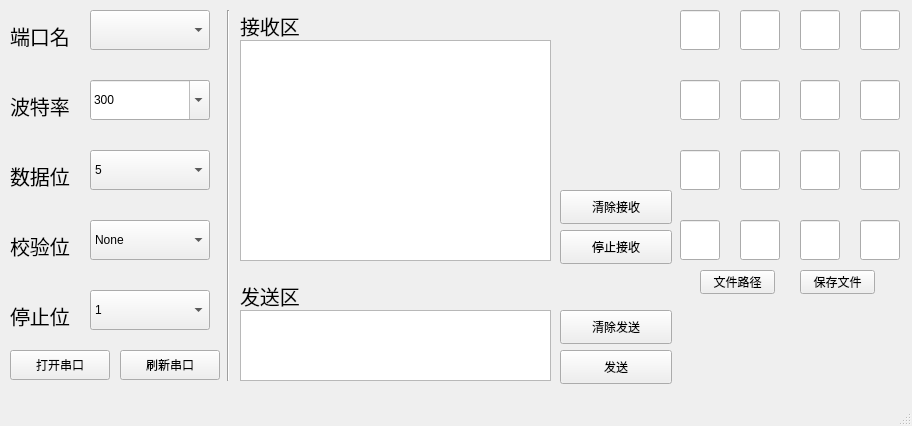
<?xml version="1.0" encoding="UTF-8"?>
<ui version="4.0">
 <class>MainWindow</class>
 <widget class="QMainWindow" name="MainWindow">
  <property name="geometry">
   <rect>
    <x>0</x>
    <y>0</y>
    <width>912</width>
    <height>426</height>
   </rect>
  </property>
  <property name="windowTitle">
   <string>MainWindow</string>
  </property>
  <widget class="QWidget" name="centralwidget">
   <widget class="QPushButton" name="key_Refresh_COM">
    <property name="geometry">
     <rect>
      <x>120</x>
      <y>350</y>
      <width>100</width>
      <height>30</height>
     </rect>
    </property>
    <property name="text">
     <string>刷新串口</string>
    </property>
   </widget>
   <widget class="QPushButton" name="btn_serialport_onoff">
    <property name="geometry">
     <rect>
      <x>10</x>
      <y>350</y>
      <width>100</width>
      <height>30</height>
     </rect>
    </property>
    <property name="text">
     <string>打开串口</string>
    </property>
   </widget>
   <widget class="QTextBrowser" name="text_tx">
    <property name="geometry">
     <rect>
      <x>240</x>
      <y>310</y>
      <width>311</width>
      <height>71</height>
     </rect>
    </property>
   </widget>
   <widget class="QTextEdit" name="text_rx">
    <property name="geometry">
     <rect>
      <x>240</x>
      <y>40</y>
      <width>311</width>
      <height>221</height>
     </rect>
    </property>
   </widget>
   <widget class="QComboBox" name="set_com">
    <property name="geometry">
     <rect>
      <x>90</x>
      <y>10</y>
      <width>120</width>
      <height>40</height>
     </rect>
    </property>
   </widget>
   <widget class="QComboBox" name="set_baudrate">
    <property name="geometry">
     <rect>
      <x>90</x>
      <y>80</y>
      <width>120</width>
      <height>40</height>
     </rect>
    </property>
    <property name="styleSheet">
     <string notr="true">
font: 9pt &quot;微软雅黑&quot;;</string>
    </property>
    <property name="editable">
     <bool>true</bool>
    </property>
    <property name="currentText">
     <string>115200</string>
    </property>
    <item>
     <property name="text">
      <string>300</string>
     </property>
    </item>
    <item>
     <property name="text">
      <string>600</string>
     </property>
    </item>
    <item>
     <property name="text">
      <string>1200</string>
     </property>
    </item>
    <item>
     <property name="text">
      <string>2400</string>
     </property>
    </item>
    <item>
     <property name="text">
      <string>4800</string>
     </property>
    </item>
    <item>
     <property name="text">
      <string>9600</string>
     </property>
    </item>
    <item>
     <property name="text">
      <string>14400</string>
     </property>
    </item>
    <item>
     <property name="text">
      <string>19200</string>
     </property>
    </item>
    <item>
     <property name="text">
      <string>38400</string>
     </property>
    </item>
    <item>
     <property name="text">
      <string>56000</string>
     </property>
    </item>
    <item>
     <property name="text">
      <string>115200</string>
     </property>
    </item>
    <item>
     <property name="text">
      <string>128000</string>
     </property>
    </item>
    <item>
     <property name="text">
      <string>256000</string>
     </property>
    </item>
    <item>
     <property name="text">
      <string>460800</string>
     </property>
    </item>
    <item>
     <property name="text">
      <string>512000</string>
     </property>
    </item>
    <item>
     <property name="text">
      <string>921600</string>
     </property>
    </item>
    <item>
     <property name="text">
      <string>1500000</string>
     </property>
    </item>
   </widget>
   <widget class="QPushButton" name="btn_enter_tx">
    <property name="geometry">
     <rect>
      <x>560</x>
      <y>350</y>
      <width>112</width>
      <height>34</height>
     </rect>
    </property>
    <property name="text">
     <string>发送</string>
    </property>
   </widget>
   <widget class="QPushButton" name="btn_clear_tx">
    <property name="geometry">
     <rect>
      <x>560</x>
      <y>310</y>
      <width>112</width>
      <height>34</height>
     </rect>
    </property>
    <property name="text">
     <string>清除发送</string>
    </property>
   </widget>
   <widget class="QPushButton" name="btn_clear_rx">
    <property name="geometry">
     <rect>
      <x>560</x>
      <y>190</y>
      <width>112</width>
      <height>34</height>
     </rect>
    </property>
    <property name="text">
     <string>清除接收</string>
    </property>
   </widget>
   <widget class="QLineEdit" name="data_0_0">
    <property name="geometry">
     <rect>
      <x>680</x>
      <y>10</y>
      <width>40</width>
      <height>40</height>
     </rect>
    </property>
   </widget>
   <widget class="QLineEdit" name="data_0_1">
    <property name="geometry">
     <rect>
      <x>740</x>
      <y>10</y>
      <width>40</width>
      <height>40</height>
     </rect>
    </property>
   </widget>
   <widget class="QLineEdit" name="data_0_3">
    <property name="geometry">
     <rect>
      <x>860</x>
      <y>10</y>
      <width>40</width>
      <height>40</height>
     </rect>
    </property>
   </widget>
   <widget class="QLineEdit" name="data_0_2">
    <property name="geometry">
     <rect>
      <x>800</x>
      <y>10</y>
      <width>40</width>
      <height>40</height>
     </rect>
    </property>
   </widget>
   <widget class="QLineEdit" name="data_1_2">
    <property name="geometry">
     <rect>
      <x>800</x>
      <y>80</y>
      <width>40</width>
      <height>40</height>
     </rect>
    </property>
   </widget>
   <widget class="QLineEdit" name="data_1_3">
    <property name="geometry">
     <rect>
      <x>860</x>
      <y>80</y>
      <width>40</width>
      <height>40</height>
     </rect>
    </property>
   </widget>
   <widget class="QLineEdit" name="data_1_1">
    <property name="geometry">
     <rect>
      <x>740</x>
      <y>80</y>
      <width>40</width>
      <height>40</height>
     </rect>
    </property>
   </widget>
   <widget class="QLineEdit" name="data_1_0">
    <property name="geometry">
     <rect>
      <x>680</x>
      <y>80</y>
      <width>40</width>
      <height>40</height>
     </rect>
    </property>
   </widget>
   <widget class="QLineEdit" name="data_2_2">
    <property name="geometry">
     <rect>
      <x>800</x>
      <y>150</y>
      <width>40</width>
      <height>40</height>
     </rect>
    </property>
   </widget>
   <widget class="QLineEdit" name="data_2_3">
    <property name="geometry">
     <rect>
      <x>860</x>
      <y>150</y>
      <width>40</width>
      <height>40</height>
     </rect>
    </property>
   </widget>
   <widget class="QLineEdit" name="data_2_1">
    <property name="geometry">
     <rect>
      <x>740</x>
      <y>150</y>
      <width>40</width>
      <height>40</height>
     </rect>
    </property>
   </widget>
   <widget class="QLineEdit" name="data_2_0">
    <property name="geometry">
     <rect>
      <x>680</x>
      <y>150</y>
      <width>40</width>
      <height>40</height>
     </rect>
    </property>
   </widget>
   <widget class="QLineEdit" name="data_3_2">
    <property name="geometry">
     <rect>
      <x>800</x>
      <y>220</y>
      <width>40</width>
      <height>40</height>
     </rect>
    </property>
   </widget>
   <widget class="QLineEdit" name="data_3_3">
    <property name="geometry">
     <rect>
      <x>860</x>
      <y>220</y>
      <width>40</width>
      <height>40</height>
     </rect>
    </property>
   </widget>
   <widget class="QLineEdit" name="data_3_1">
    <property name="geometry">
     <rect>
      <x>740</x>
      <y>220</y>
      <width>40</width>
      <height>40</height>
     </rect>
    </property>
   </widget>
   <widget class="QLineEdit" name="data_3_0">
    <property name="geometry">
     <rect>
      <x>680</x>
      <y>220</y>
      <width>40</width>
      <height>40</height>
     </rect>
    </property>
   </widget>
   <widget class="QLabel" name="label_2">
    <property name="geometry">
     <rect>
      <x>10</x>
      <y>10</y>
      <width>61</width>
      <height>51</height>
     </rect>
    </property>
    <property name="font">
     <font>
      <family>华文行楷</family>
      <pointsize>15</pointsize>
     </font>
    </property>
    <property name="text">
     <string>端口名</string>
    </property>
   </widget>
   <widget class="QLabel" name="label_3">
    <property name="geometry">
     <rect>
      <x>10</x>
      <y>80</y>
      <width>61</width>
      <height>51</height>
     </rect>
    </property>
    <property name="font">
     <font>
      <family>华文行楷</family>
      <pointsize>15</pointsize>
     </font>
    </property>
    <property name="text">
     <string>波特率</string>
    </property>
   </widget>
   <widget class="QLabel" name="label_4">
    <property name="geometry">
     <rect>
      <x>10</x>
      <y>150</y>
      <width>61</width>
      <height>51</height>
     </rect>
    </property>
    <property name="font">
     <font>
      <family>华文行楷</family>
      <pointsize>15</pointsize>
     </font>
    </property>
    <property name="text">
     <string>数据位</string>
    </property>
   </widget>
   <widget class="QLabel" name="label_5">
    <property name="geometry">
     <rect>
      <x>10</x>
      <y>220</y>
      <width>61</width>
      <height>51</height>
     </rect>
    </property>
    <property name="font">
     <font>
      <family>华文行楷</family>
      <pointsize>15</pointsize>
     </font>
    </property>
    <property name="text">
     <string>校验位</string>
    </property>
   </widget>
   <widget class="QLabel" name="label_6">
    <property name="geometry">
     <rect>
      <x>10</x>
      <y>290</y>
      <width>61</width>
      <height>51</height>
     </rect>
    </property>
    <property name="font">
     <font>
      <family>华文行楷</family>
      <pointsize>15</pointsize>
     </font>
    </property>
    <property name="text">
     <string>停止位</string>
    </property>
   </widget>
   <widget class="QComboBox" name="set_databits">
    <property name="geometry">
     <rect>
      <x>90</x>
      <y>150</y>
      <width>120</width>
      <height>40</height>
     </rect>
    </property>
    <property name="currentText">
     <string>8</string>
    </property>
    <item>
     <property name="text">
      <string>5</string>
     </property>
    </item>
    <item>
     <property name="text">
      <string>6</string>
     </property>
    </item>
    <item>
     <property name="text">
      <string>7</string>
     </property>
    </item>
    <item>
     <property name="text">
      <string>8</string>
     </property>
    </item>
   </widget>
   <widget class="QComboBox" name="set_parity">
    <property name="geometry">
     <rect>
      <x>90</x>
      <y>220</y>
      <width>120</width>
      <height>40</height>
     </rect>
    </property>
    <item>
     <property name="text">
      <string>None</string>
     </property>
    </item>
    <item>
     <property name="text">
      <string>Even</string>
     </property>
    </item>
    <item>
     <property name="text">
      <string>Mark</string>
     </property>
    </item>
    <item>
     <property name="text">
      <string>Odd</string>
     </property>
    </item>
   </widget>
   <widget class="QComboBox" name="set_stopbits">
    <property name="geometry">
     <rect>
      <x>90</x>
      <y>290</y>
      <width>120</width>
      <height>40</height>
     </rect>
    </property>
    <item>
     <property name="text">
      <string>1</string>
     </property>
    </item>
    <item>
     <property name="text">
      <string>1.5</string>
     </property>
    </item>
    <item>
     <property name="text">
      <string>2</string>
     </property>
    </item>
   </widget>
   <widget class="QLabel" name="label_7">
    <property name="geometry">
     <rect>
      <x>240</x>
      <y>0</y>
      <width>61</width>
      <height>51</height>
     </rect>
    </property>
    <property name="font">
     <font>
      <family>华文行楷</family>
      <pointsize>15</pointsize>
     </font>
    </property>
    <property name="text">
     <string>接收区</string>
    </property>
   </widget>
   <widget class="Line" name="line">
    <property name="geometry">
     <rect>
      <x>220</x>
      <y>10</y>
      <width>16</width>
      <height>371</height>
     </rect>
    </property>
    <property name="orientation">
     <enum>Qt::Vertical</enum>
    </property>
   </widget>
   <widget class="QPushButton" name="btn_stop_rx">
    <property name="geometry">
     <rect>
      <x>560</x>
      <y>230</y>
      <width>112</width>
      <height>34</height>
     </rect>
    </property>
    <property name="text">
     <string>停止接收</string>
    </property>
   </widget>
   <widget class="QPushButton" name="btn_set_save_path">
    <property name="geometry">
     <rect>
      <x>700</x>
      <y>270</y>
      <width>75</width>
      <height>24</height>
     </rect>
    </property>
    <property name="text">
     <string>文件路径</string>
    </property>
   </widget>
   <widget class="QPushButton" name="btn_save_data">
    <property name="geometry">
     <rect>
      <x>800</x>
      <y>270</y>
      <width>75</width>
      <height>24</height>
     </rect>
    </property>
    <property name="text">
     <string>保存文件</string>
    </property>
   </widget>
   <widget class="QLabel" name="lbl_status">
    <property name="geometry">
     <rect>
      <x>700</x>
      <y>300</y>
      <width>291</width>
      <height>16</height>
     </rect>
    </property>
    <property name="text">
     <string/>
    </property>
   </widget>
   <widget class="QLabel" name="label_8">
    <property name="geometry">
     <rect>
      <x>240</x>
      <y>270</y>
      <width>61</width>
      <height>51</height>
     </rect>
    </property>
    <property name="font">
     <font>
      <family>华文行楷</family>
      <pointsize>15</pointsize>
     </font>
    </property>
    <property name="text">
     <string>发送区</string>
    </property>
   </widget>
  </widget>
  <widget class="QMenuBar" name="menubar">
   <property name="geometry">
    <rect>
     <x>0</x>
     <y>0</y>
     <width>912</width>
     <height>17</height>
    </rect>
   </property>
  </widget>
  <widget class="QStatusBar" name="statusbar"/>
 </widget>
 <resources/>
 <connections/>
</ui>
